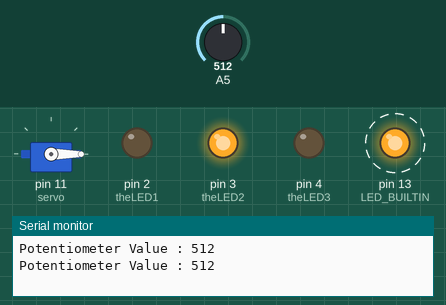
This sketch was run on a simulated Arduino Uno, built with avr-gcc and run on an emulated ATmega328P. Shown: servo, output pins drawn as LEDs (lit = HIGH), the last lines printed to the serial monitor. Dashed ring = blinking. The test bench sets the inputs (shaded band); at power-on: A5 = 512.

Above: at 3.2 s.
3.3 s: A5 set to 697
At 3.9 s:
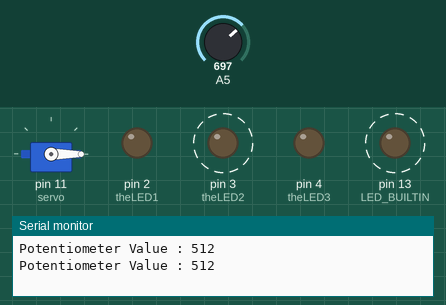
6.8 s: A5 set to 720
At 26.4 s:
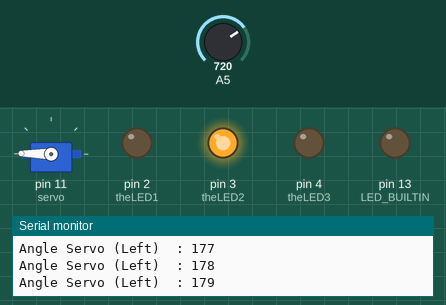
Timing chart, 0 to 26.8 s (numbered marks = the images above; inputs shaded):
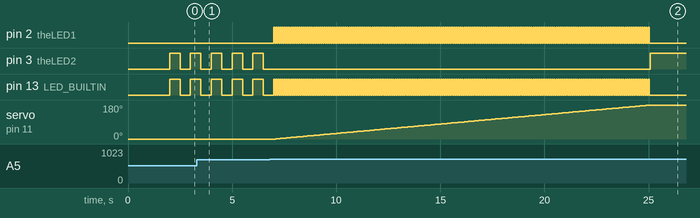

Measured:
- the behaviour switches between 712 and 713 on A5 (found by bisection; images 1 and 2)
- after the input at 6.8 s, pin 2 (theLED1): alternates HIGH for 0.05 s and LOW for 0.05 s, 360 changes in all, then stays LOW, starting after 0.20 s; pin 13 (LED_BUILTIN): alternates HIGH for 0.05 s and LOW for 0.05 s, 359 changes in all, then stays LOW, starting after 0.25 s
- by itself, pin 13 (LED_BUILTIN): alternates HIGH for 0.50 s and LOW for 0.50 s

The sketch:

servo1.ino
```cpp
#include <Servo.h>

Servo servo;

int theLED1 = 2;
int theLED2 = 3;
int theLED3 = 4;

int leftRightPotentiometer;

void setup()
{
    pinMode(theLED1, OUTPUT);
    pinMode(theLED2, OUTPUT);
    pinMode(theLED3, OUTPUT);

    pinMode(LED_BUILTIN, OUTPUT);

    digitalWrite(theLED1, LOW);
    digitalWrite(theLED2, LOW);
    digitalWrite(theLED3, LOW);

    digitalWrite(LED_BUILTIN, LOW);

    servo.attach(11);
    servo.write(0);

    delay(2000);

    Serial.begin(9600);
}

void loop()
{
    leftRightPotentiometer = analogRead(A5);

    if (leftRightPotentiometer > 712)
    {
        for (int servoAngle = 0; servoAngle < 180; servoAngle += 1)
        {
            servo.write(servoAngle);
            digitalWrite(theLED1, HIGH);
            digitalWrite(LED_BUILTIN, HIGH);
            delay(50);
            digitalWrite(theLED1, LOW);
            digitalWrite(LED_BUILTIN, LOW);
            delay(50);
            Serial.print("Angle Servo (Left)  : ");
            Serial.println(servoAngle);
        }
        digitalWrite(theLED2, HIGH);
        delay(2000);
        digitalWrite(theLED2, LOW);
        delay(1000);
    }
    else if (leftRightPotentiometer < 312)
    {
        for (int servoAngle = 180; servoAngle > 0; servoAngle -= 1)
        {
            servo.write(servoAngle);
            digitalWrite(theLED3, HIGH);
            digitalWrite(LED_BUILTIN, HIGH);
            delay(50);
            digitalWrite(theLED3, LOW);
            digitalWrite(LED_BUILTIN, LOW);
            delay(50);
            Serial.print("Angle Servo (Right) : ");
            Serial.println(servoAngle);
        }
        digitalWrite(theLED2, HIGH);
        delay(2000);
        digitalWrite(theLED2, LOW);
        delay(1000);
    }
    else
    {
        Serial.print("Potentiometer Value : ");
        Serial.println(leftRightPotentiometer);
        digitalWrite(theLED2, HIGH);
        digitalWrite(LED_BUILTIN, HIGH);
        delay(500);
        digitalWrite(theLED2, LOW);
        digitalWrite(LED_BUILTIN, LOW);
        delay(500);
    }
}
```
